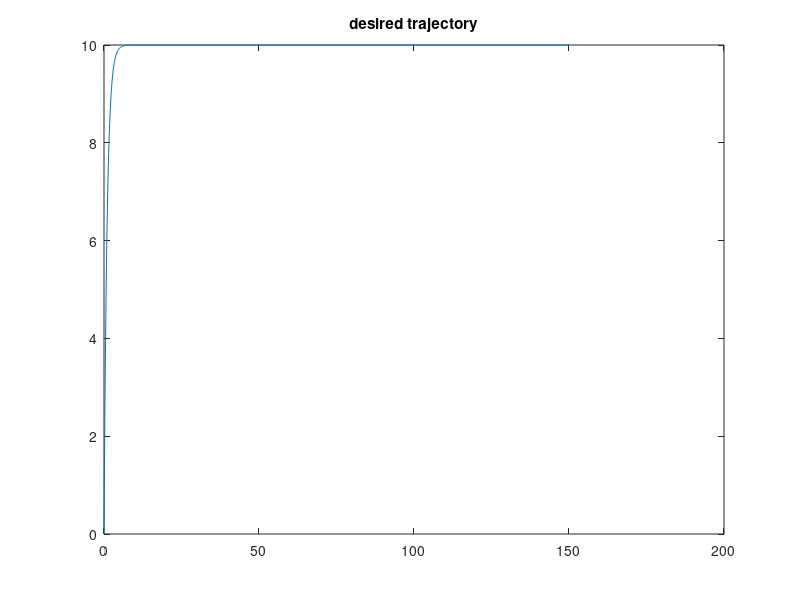

The MATLAB source for this figure: (Note: this script raises an error after producing the figure.)

%% April 2021 update
%%
clear all
close all

%% simulation time definition
interval=0.1;
t_space = 0:interval:150;

%% Model Definition
am = 1;
bm = +2;
r = 5;
r = r *ones(1,length(t_space));
% r = sin(0.2*t_space);
u_r = r;
Wm = tf(bm,[1 am]);
xm = lsim(Wm,u_r,t_space);
figure()
plot(t_space,xm);
title('desired trajectory');

gamma1=0.3; %0.2 and 0.3 also work
gamma2=0.3;


%% Plant Definition for simulation purposes
km=250;
kT=0.004;
Tm=0.5;
a =  1/Tm;
b = km*kT/Tm;
Gp = tf(b,[1 a]);
Gp_ss = ss(Gp); %for b,a <0 the system is unstable that's why I don't expect k, l to actually converge
% a must be positive, b can be whatever
% test = lsim(Gp_ss,ones(1,length(t_space)),t_space);
% plot(t_space,test)

%% Initialization of loop variables
x=zeros;
u = zeros;
k=zeros;
l=zeros;
k_l = zeros(length(t_space),2);
x(1)=0;
e(1)=0;
kstar=(am-a)/b
lstar=bm/b
kp = calculate_k(Gp);
km = calculate_k(Wm);
sgn = sign(kp)/sign(km); 

%% MRAC process
for i=1:(length(xm)-1)
    
    t = t_space(i):interval:t_space(i+1);
    u(i) = -k_l(i,1)*x(i) + k_l(i,2)*r(i); %deleted the minus in front of k_l( , 1) here and put it 
    %in the adaptive law 
    
    input=u(i) * ones(1,length(t));
    temp = lsim(Gp_ss,input,t,x(i));
    x(i+1)=temp(end);
    
    e(i+1)=x(i+1)-xm(i+1);
    
    [k_l(i+1,1),k_l(i+1,2)]= calculate_k_l(gamma1,gamma2,e(i+1),x(i+1),r(i+1),t,k_l(i,:),sign(b)); %sign(b)
    
end

%% Figure Generation
save workspace.mat
figures()
